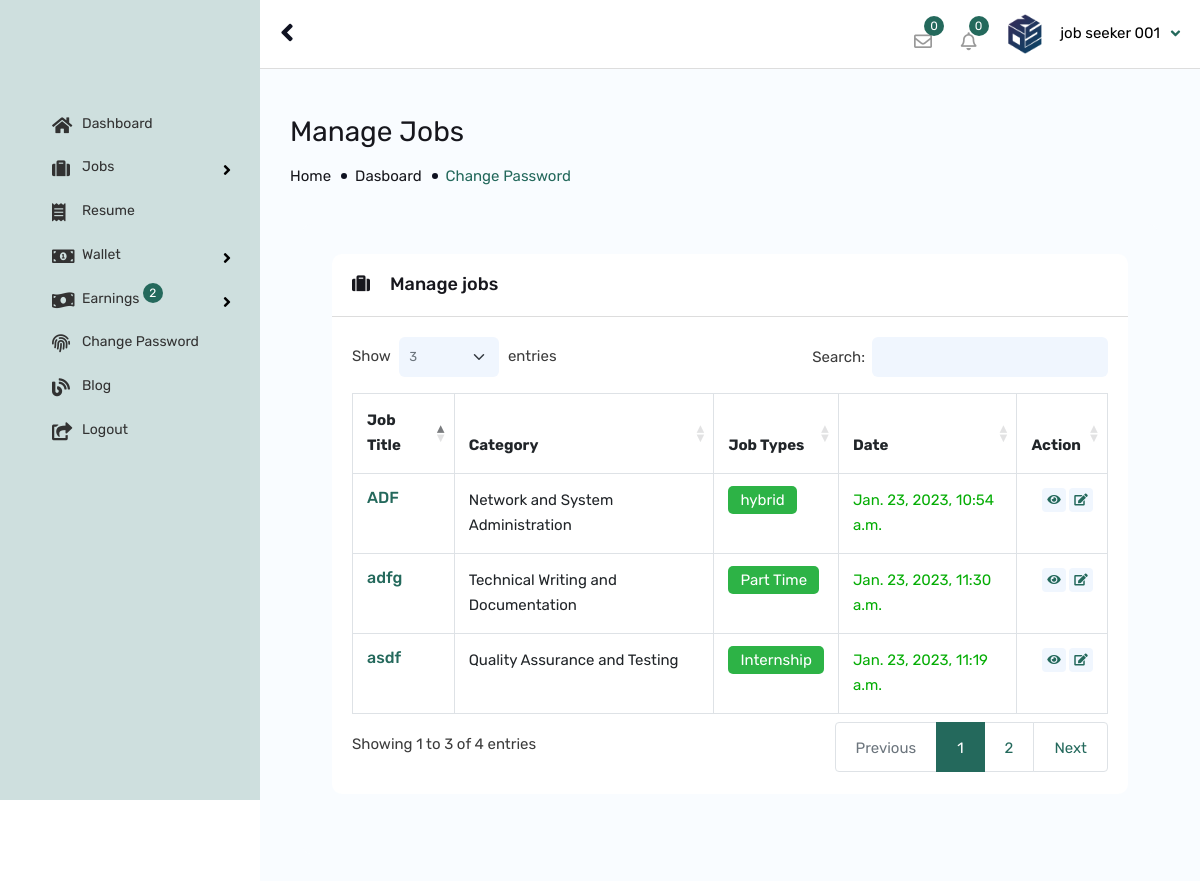
Page /job/manage-job/ (signed in) on the committed database.
### app_user/models.py (models this page shows, shortened)
class AppUser(models.Model):
    qr_photo = models.FileField(upload_to='account_files/profile_photos/', blank=True, default="default_files/default_face.jpg")
    user = models.OneToOneField(User, on_delete=models.CASCADE)
    account_type = models.CharField(default="candidate",max_length=10)
    cprofile_status = models.BooleanField(default=False)
    cv = models.FileField(upload_to='account_files/profile_photos/', blank=True, default="default_files/default_face.jpg")
    profile_photo = models.FileField(upload_to='account_files/profile_photos/', blank=True, default="default_files/default_face.jpg")
    address = models.TextField(default=" ")
    country = models.CharField(default=" ",max_length=100)
    postcode = models.CharField(default=" ",max_length=100, blank=True, null=True)
    language = models.CharField(default=" ",max_length=100, blank=True, null=True)
    job_category = models.CharField(default=" ",max_length=100, blank=True, null=True)
    city = models.CharField(default=" ",max_length=100, blank=True, null=True)
    experience = models.CharField(default=" ",max_length=100, blank=True, null=True)
    current_salary = models.CharField(default=" ",max_length=100, blank=True, null=True)
    expected_salary = models.CharField(default=" ",max_length=100, blank=True, null=True)
    phone_no = models.CharField(default=" ",max_length=15)
    age = models.CharField(default="dd/mm/yyyy",max_length=55)
    gender = models.CharField(default=" ",max_length=10)
    facebook_link = models.CharField(default="",max_length=100, blank=True, null=True)
    twitter_link = models.CharField(default="",max_length=100, blank=True, null=True)
    instagram_link = models.CharField(default="",max_length=100, blank=True, null=True)
    linkedin_link = models.CharField(default="",max_length=100, blank=True, null=True)
    github_link = models.CharField(default="",max_length=100, blank=True, null=True)
    discord_link = models.CharField(default="",max_length=100, blank=True, null=True)
    agency_name = models.CharField(default="",max_length=30, null=True)
    rank = models.CharField(default="1",max_length=30, null=True)
    ranks = models.CharField(default="1",max_length=30, null=True)
    rankers = models.CharField(default="1",max_length=30, null=True)
    charge = models.CharField(default="0",max_length=30, null=True)
    bio = models.TextField(default="This agency have not updated their bio..", null=True)
    agency_logo = models.FileField(upload_to='account_files/profile_photos/', blank=True, default="default_files/default_face.jpg")
    resume = models.ForeignKey(Resume, on_delete=models.CASCADE, null=True)
    otp_code = models.CharField(default="none",max_length=10)
    ec_status = models.BooleanField(default=False)
    status = models.BooleanField(default=False)
    wallet_address = models.CharField(default="null",max_length=100)
    wallet_key = models.CharField(default="null",max_length=100)
    pub_date = models.DateTimeField(default=timezone.now)

### job/models.py (models this page shows, shortened)
class Job(models.Model):
	title = models.CharField(max_length=50, default="none")
	salary = models.CharField(max_length=30, default="none")
	category = models.CharField(max_length=30, default="none")
	description = models.TextField(default="none")
	company_logo = models.FileField(upload_to='account_files/profile_photos/', blank=True, default="default_files/default_face.jpg")
	job_type = models.CharField(max_length=20, default="none")
	experience = models.CharField(max_length=120, default="none")
	qualification = models.CharField(max_length=20, default="none", null=True)
	responsibility = models.TextField(default="none")
	skill_tag = models.CharField(max_length=2000, default="no skill required", null=True)
	requirement = models.TextField(default="none")
	contact_phone = models.CharField(max_length=20, default="none")
	contact_email = models.CharField(max_length=30, default="none")
	website = models.CharField(max_length=30, default="none")
	address = models.TextField(default="none")
	country = models.CharField(max_length=30, default="none")
	deadline = models.CharField(max_length=30, default="none")
	app_user = models.ForeignKey(AppUser, on_delete=models.CASCADE)
	applications = models.ManyToManyField(Application, through="JobApplicationConnector")
	interviews = models.ManyToManyField(Interview, through="JobInterviewConnector")
	quiz = models.ForeignKey(Quiz, on_delete=models.CASCADE, null=True)
	results = models.ManyToManyField(Result, through="JobResultConnector")
	status = models.BooleanField(default=False)
	pub_date = models.DateTimeField(default=timezone.now)

### job/views.py (the view)
# urls.py: path("manage-job/", views.ManageJobView, name="manage_job"),
def ManageJobView(request):
    app_user = AppUser.objects.get(user__pk=request.user.id)
    app_users = AppUser.objects.all()
    if request.method == "POST":
        pass
    else:
        jobs = Job.objects.filter(app_user=app_user)
        context = {"app_user": app_user, "jobs": jobs}
        return render(request, "job/manage_job.html", context)

### job/templates/job/manage_job.html (shortened to what this page needs)
{% extends 'app_user/auth_base.html' %}
{% load static %}
{% load humanize %}
{% block content %}
{% include "app_user/header.html" %}
{% include "app_user/sidebar.html" %}
        <div id="content">
            <div class="content-admin-main">
                <div class="wt-admin-right-page-header clearfix">
                    <h2>Manage Jobs</h2>
                    <div class="breadcrumbs"><a href="#">Home</a><a href="#">Dasboard</a><span>Change Password</span></div>
                </div>
                <div class="container">
                    <div class="row">
                        {% include "app_user/sidebar.html" %}
                        <div class="col-xl-12 col-lg-12 col-md-12 m-b30">
                            <div class="twm-right-section-panel site-bg-gray">
                                <form>
                                    <div class="panel panel-default">
                                        <div class="panel-heading wt-panel-heading p-a20">
                                            <h4 class="panel-tittle m-a0"><i class="fa fa-suitcase"></i>Manage jobs</h4>
                                        </div>
                                        <div class="panel-body wt-panel-body m-b30 ">
                                            <div class="twm-D_table p-a20 table-responsive">
                                                <table id="jobs_bookmark_table" class="table table-bordered twm-bookmark-list-wrap">
                                                    <thead>
                                                        <tr>
                                                            <th>Job Title</th>
                                                            <th>Category</th>
                                                            <th>Job Types</th>
                                                            <th>Date</th>
                                                            <th>Action</th>
                                                        </tr>
                                                    </thead>
                                                    <tbody>
                                                        {% if jobs %}
                                                            {% for item in jobs %}
                                                        <tr>
                                                            <td>
                                                                <div class="twm-bookmark-list">
                                                                    <div class="twm-mid-content">
                                                                        <a href="#" class="twm-job-title">
                                                                            <h4>{{ item.title }}</h4>
                                                                        </a>
                                                                    </div>
                                                                </div>
                                                            </td>
                                                            <td>{{ item.category }}</td>
                                                            <td><div class="twm-jobs-category"><span class="twm-bg-green">{{ item.job_type }}</span></div></td>
                                                            <td>
                                                                <span class="text-clr-green2">{{ item.pub_date }}</span>
                                                            </td>
                                                            <td>
                                                                <div class="twm-table-controls">
                                                                    <ul class="twm-DT-controls-icon list-unstyled">
                                                                        <li>
                                                                            <a href="{% url 'job:job_applications' item.id %}" title="See Who Applied" type="button" data-bs-toggle="tooltip" data-bs-placement="top">
                                                                                <span class="fa fa-eye"></span>
                                                                            </a>
                                                                        </li>
                                                                        <li>
                                                                            <a href="{% url 'job:edit_job' item.id %}" title="Edit" type="button" data-bs-toggle="tooltip" data-bs-placement="top">
                                                                                <span class="fa fa-edit"></span>
                                                                            </a>
                                                                        </li>
                                                                    </ul>
                                                                </div>
                                                            </td>
                                                        </tr>
                                                        {% endfor %}
                                                        {% else %}
                                                            <p>Sorry, nothing here to see!</p>
                                                        {% endif %}
                                                    </tbody>
                                                </table>
                                            </div>
                                        </div>
                                    </div>
                                </form>
                            </div>
                        </div>
                    </div>
                </div>
            </div>
        </div>
{% endblock %}

### app_user/templates/app_user/header.html (shortened to what this page needs)
{% load static %}
        <header id="header-admin-wrap" class="header-admin-fixed">
            <div id="header-admin">
                <div class="container">
                    <div class="header-left">
                        <div class="nav-btn-wrap">
                            <a class="nav-btn-admin" id="sidebarCollapse">
                                <span class="fa fa-angle-left"></span>
                            </a>
                        </div>
                    </div>
                    <div class="header-right">
                        <ul class="header-widget-wrap">
                            <li class="header-widget dashboard-message-dropdown">
                                <div class="dropdown">
                                    <a href="javascript:;" class="dropdown-toggle jobzilla-admin-messange" id="ID-MSG_dropdown" data-bs-toggle="dropdown">
                                        <i class="far fa-envelope"></i>
                                        <span class="notification-animate">0</span>
                                    </a>
                                </div>
                            </li>
                            <li class="header-widget dashboard-noti-dropdown">
                                <div class="dropdown">
                                    <a  href="javascript:;" class="dropdown-toggle jobzilla-admin-notification" id="ID-NOTI_dropdown" data-bs-toggle="dropdown">
                                        <i class="far fa-bell"></i>
                                        <span class="notification-animate">0</span>
                                    </a>
                            </li>
                            <li class="header-widget">
                                <div class="dashboard-user-section">
                                    <div class="listing-user">
                                        <div class="dropdown">
                                            <a href="javascript:;" class="dropdown-toggle" id="ID-ACCOUNT_dropdown" data-bs-toggle="dropdown">
                                                <div class="user-name text-black">
                                                    <span>
                                                        <img src="{{ app_user.profile_photo.url }}" alt="" />
                                                    </span>{{ app_user.user.first_name }} {{ app_user.user.last_name }}
                                                </div>
                                            </a>
                                        </div>
                                    </div>
                               </div>
                            </li>
                        </ul>
                    </div>
                </div>
            </div>
        </header>

### rows in the picture
AppUser: profile_photo (picture), user.first_name "job seeker", user.last_name "001"
Job: title "ADF", category "Network and System Administration", job_type "hybrid", pub_date "Jan. 23, 2023, 10:54 a.m."
Job: title "asdf", category "Quality Assurance and Testing", job_type "Internship", pub_date "Jan. 23, 2023, 11:19 a.m."
Job: title "adfg", category "Technical Writing and Documentation", job_type "Part Time", pub_date "Jan. 23, 2023, 11:30 a.m."
